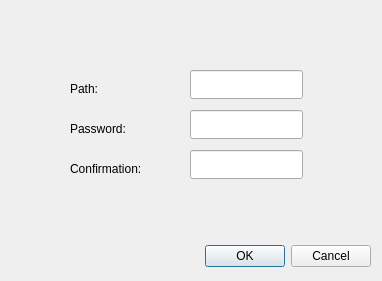
<ui version="4.0" >
 <class>Dialog</class>
 <widget class="QDialog" name="Dialog" >
  <property name="geometry" >
   <rect>
    <x>0</x>
    <y>0</y>
    <width>382</width>
    <height>281</height>
   </rect>
  </property>
  <property name="windowTitle" >
   <string>Encrypt a folder</string>
  </property>
  <widget class="QDialogButtonBox" name="buttonBox" >
   <property name="geometry" >
    <rect>
     <x>30</x>
     <y>240</y>
     <width>341</width>
     <height>32</height>
    </rect>
   </property>
   <property name="orientation" >
    <enum>Qt::Horizontal</enum>
   </property>
   <property name="standardButtons" >
    <set>QDialogButtonBox::Cancel|QDialogButtonBox::Ok</set>
   </property>
  </widget>
  <widget class="QLabel" name="label" >
   <property name="geometry" >
    <rect>
     <x>70</x>
     <y>80</y>
     <width>57</width>
     <height>17</height>
    </rect>
   </property>
   <property name="text" >
    <string>Path:</string>
   </property>
  </widget>
  <widget class="QLabel" name="label_2" >
   <property name="geometry" >
    <rect>
     <x>70</x>
     <y>120</y>
     <width>71</width>
     <height>17</height>
    </rect>
   </property>
   <property name="text" >
    <string>Password:</string>
   </property>
  </widget>
  <widget class="QLabel" name="label_3" >
   <property name="geometry" >
    <rect>
     <x>70</x>
     <y>160</y>
     <width>83</width>
     <height>17</height>
    </rect>
   </property>
   <property name="text" >
    <string>Confirmation:</string>
   </property>
  </widget>
  <widget class="QLineEdit" name="crypt_path" >
   <property name="geometry" >
    <rect>
     <x>190</x>
     <y>70</y>
     <width>113</width>
     <height>29</height>
    </rect>
   </property>
  </widget>
  <widget class="QLineEdit" name="crypt_password" >
   <property name="geometry" >
    <rect>
     <x>190</x>
     <y>110</y>
     <width>113</width>
     <height>29</height>
    </rect>
   </property>
  </widget>
  <widget class="QLineEdit" name="crypt_confirm" >
   <property name="geometry" >
    <rect>
     <x>190</x>
     <y>150</y>
     <width>113</width>
     <height>29</height>
    </rect>
   </property>
  </widget>
 </widget>
 <resources/>
 <connections>
  <connection>
   <sender>buttonBox</sender>
   <signal>accepted()</signal>
   <receiver>Dialog</receiver>
   <slot>accept()</slot>
   <hints>
    <hint type="sourcelabel" >
     <x>248</x>
     <y>254</y>
    </hint>
    <hint type="destinationlabel" >
     <x>157</x>
     <y>274</y>
    </hint>
   </hints>
  </connection>
  <connection>
   <sender>buttonBox</sender>
   <signal>rejected()</signal>
   <receiver>Dialog</receiver>
   <slot>reject()</slot>
   <hints>
    <hint type="sourcelabel" >
     <x>316</x>
     <y>260</y>
    </hint>
    <hint type="destinationlabel" >
     <x>286</x>
     <y>274</y>
    </hint>
   </hints>
  </connection>
 </connections>
</ui>
